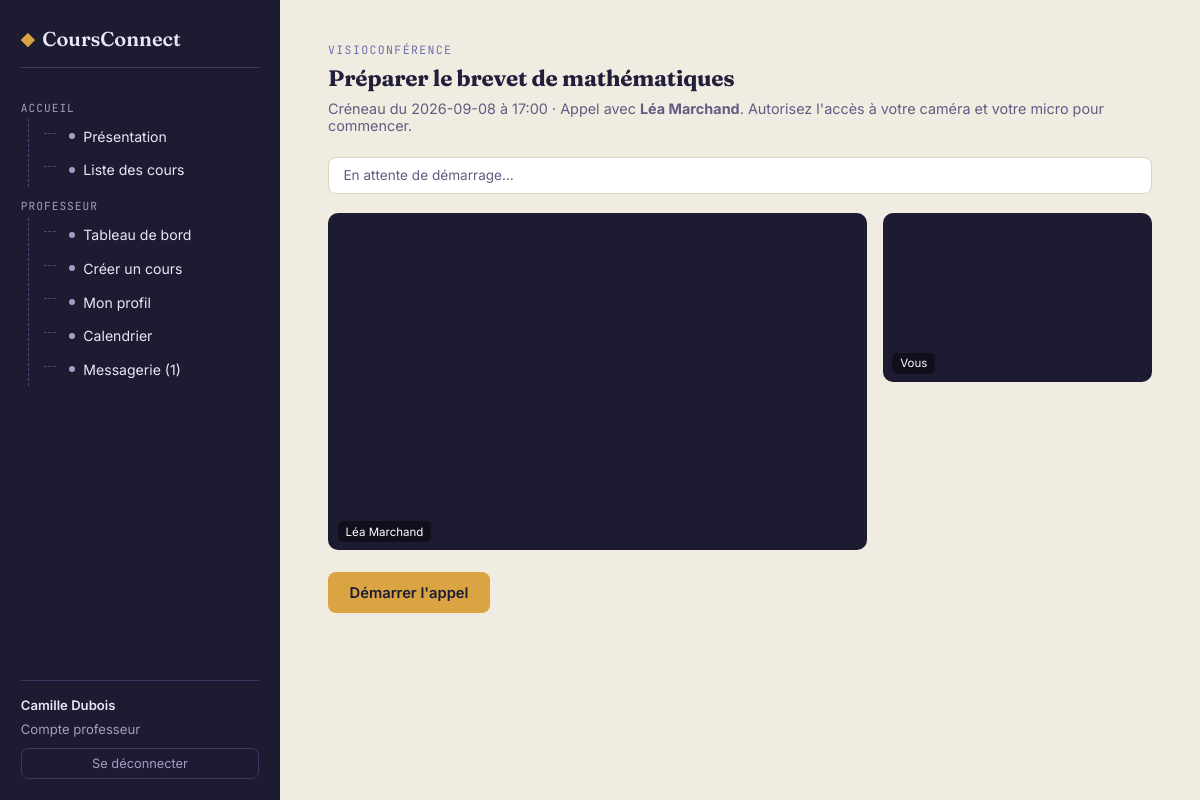
Page /cours/1/slots/1/visio (signed in) on the committed database.
### tables this page shows
CREATE TABLE users(
            id INTEGER PRIMARY KEY AUTOINCREMENT,
            name TEXT NOT NULL,
            email TEXT UNIQUE NOT NULL,
            password_hash TEXT NOT NULL,
            role TEXT NOT NULL CHECK(role IN ('admin', 'prof', 'etudiant')),
            bio TEXT,
            photo TEXT
        );

CREATE TABLE courses(
            id INTEGER PRIMARY KEY AUTOINCREMENT,
            title TEXT NOT NULL,
            subject TEXT NOT NULL,
            level TEXT NOT NULL,
            description TEXT NOT NULL,
            teacher_id INTEGER NOT NULL REFERENCES users(id) ON DELETE CASCADE
        );

CREATE TABLE slots(
            id INTEGER PRIMARY KEY AUTOINCREMENT,
            course_id INTEGER NOT NULL REFERENCES courses(id) ON DELETE CASCADE,
            slot_date TEXT NOT NULL,
            slot_time TEXT NOT NULL,
            duration_minutes INTEGER NOT NULL,
            reserved_by INTEGER REFERENCES users(id) ON DELETE SET NULL,
            student_notes TEXT
        );

### app.py (the view)
@app.route("/cours/<int:course_id>/slots/<int:slot_id>/visio")
@login_required()
def visio(course_id, slot_id):
    user = current_user()
    if user["role"] not in ("prof", "etudiant"):
        flash("La visioconférence est réservée aux professeurs et aux élèves.", "error")
        return redirect(dashboard_url_for(user["role"]))
    course, slot, partner_id = get_course_and_partner(course_id, slot_id, user)
    if not course or not slot:
        flash("Vous n'avez pas accès à la visioconférence de ce créneau.", "error")
        return redirect(dashboard_url_for(user["role"]))
    if not partner_id:
        flash("Ce créneau doit d'abord être réservé par un élève pour démarrer la visioconférence.", "error")
        return redirect(dashboard_url_for(user["role"]))
    partner = get_db().execute("SELECT * FROM users WHERE id = ?", (partner_id,)).fetchone()
    return render_template("visio.html", course=course, slot=slot, partner=partner)

### app.py (called while the page is built, shortened)
def get_db():
    if "db" not in g:
        g.db = sqlite3.connect(DB_PATH)
        g.db.row_factory = sqlite3.Row
        g.db.execute("PRAGMA foreign_keys = ON")
    return g.db

def current_user():
    user_id = session.get("user_id")
    if not user_id:
        return None
    return get_db().execute("SELECT * FROM users WHERE id = ?", (user_id,)).fetchone()

@app.context_processor
def inject_current_user():
    return {"current_user": current_user()}

def login_required(role=None):
    def decorator(view):
        @wraps(view)
        def wrapped(*args, **kwargs):
            user = current_user()
            return view(*args, **kwargs)
        return wrapped
    return decorator

@app.context_processor
def inject_unread_total():
    user = current_user()
    if user and user["role"] in ("prof", "etudiant"):
        total = get_db().execute(
            "SELECT COUNT(*) FROM messages WHERE recipient_id = ? AND read_at IS NULL",
            (user["id"],),
        ).fetchone()[0]
        return {"unread_messages_total": total}
    return {"unread_messages_total": 0}

def get_course_and_partner(course_id, slot_id, user):
    db = get_db()
    course = db.execute("SELECT * FROM courses WHERE id = ?", (course_id,)).fetchone()
    if not course:
        return None, None, None
    slot = db.execute(
        "SELECT * FROM slots WHERE id = ? AND course_id = ?", (slot_id, course_id)
    ).fetchone()
    if not slot:
        return None, None, None
    if user["role"] == "prof" and course["teacher_id"] == user["id"]:
        return course, slot, slot["reserved_by"]
    if user["role"] == "etudiant" and slot["reserved_by"] == user["id"]:
        return course, slot, course["teacher_id"]
    return None, None, None

### templates/visio.html (shortened to what this page needs)
{% extends "base.html" %}
{% block content %}
  <span class="eyebrow">Visioconférence</span>
  <div class="row-between" style="margin-bottom:0.6rem;">
    <h2 style="font-size:1.4rem;margin:0;">{{ course['title'] }}</h2>
  </div>
  <p style="color:var(--text-muted);font-size:0.9rem;margin:0 0 1.4rem;">
    Créneau du {{ slot['slot_date'] }} à {{ slot['slot_time'] }} · Appel avec <strong>{{ partner['name'] }}</strong>. Autorisez l'accès à votre caméra et votre micro pour commencer.
  </p>
  <div class="visio-status" id="visioStatus">En attente de démarrage…</div>
  <div class="visio-grid">
    <div class="visio-video-wrap">
      <video id="remoteVideo" autoplay playsinline></video>
      <span class="visio-video-label">{{ partner['name'] }}</span>
    </div>
    <div class="visio-video-wrap visio-video-wrap-local">
      <video id="localVideo" autoplay playsinline muted></video>
      <span class="visio-video-label">Vous</span>
    </div>
  </div>
  <div class="visio-controls">
    <button class="btn btn-gold" id="startBtn">Démarrer l'appel</button>
  </div>
{% endblock %}

### templates/base.html (shortened to what this page needs)
<!DOCTYPE html>
<html lang="fr">
<head>
<link rel="stylesheet" href="{{ url_for('static', filename='style.css') }}">
</head>
<body>
<div class="app-shell">
<aside class="sidebar" id="sidebar">
<div class="brand"><span class="brand-mark">◆</span>CoursConnect</div>
<ul class="tree">
<li>
<span class="tree-group">Accueil</span>
<ul>
<li><a class="tree-link {{ 'active' if request.endpoint=='presentation' else '' }}" href="{{ url_for('presentation') }}"><span class="dot"></span>Présentation</a></li>
<li><a class="tree-link {{ 'active' if request.endpoint=='cours' else '' }}" href="{{ url_for('cours') }}"><span class="dot"></span>Liste des cours</a></li>
</ul>
</li>
{% if current_user and current_user['role'] == 'prof' %}
<li>
<span class="tree-group">Professeur</span>
<ul>
<li><a class="tree-link {{ 'active' if request.endpoint=='prof_dashboard' else '' }}" href="{{ url_for('prof_dashboard') }}"><span class="dot"></span>Tableau de bord</a></li>
<li><a class="tree-link {{ 'active' if request.endpoint=='prof_creer' else '' }}" href="{{ url_for('prof_creer') }}"><span class="dot"></span>Créer un cours</a></li>
<li><a class="tree-link {{ 'active' if request.endpoint=='prof_profil' else '' }}" href="{{ url_for('prof_profil') }}"><span class="dot"></span>Mon profil</a></li>
<li><a class="tree-link {{ 'active' if request.endpoint=='prof_calendrier' else '' }}" href="{{ url_for('prof_calendrier') }}"><span class="dot"></span>Calendrier</a></li>
<li><a class="tree-link {{ 'active' if request.endpoint in ['messagerie','messagerie_conversation'] else '' }}" href="{{ url_for('messagerie') }}"><span class="dot"></span>Messagerie{% if unread_messages_total %} ({{ unread_messages_total }}){% endif %}</a></li>
</ul>
</li>
{% endif %}
</ul>
<div class="session-box">
{% if current_user %}
<span class="who">{{ current_user['name'] }}</span>
<span style="display:block;margin-bottom:0.7rem;">{{ 'Compte professeur' if current_user['role']=='prof' else ('Compte étudiant' if current_user['role']=='etudiant' else 'Compte administrateur') }}</span>
<a class="btn-ghost-light" href="{{ url_for('deconnexion') }}">Se déconnecter</a>
{% else %}
<span style="display:block;margin-bottom:0.7rem;">Non connecté(e)</span>
<a class="btn-ghost-light" href="{{ url_for('connexion') }}">Se connecter</a>
{% endif %}
</div>
</aside>
<main class="content">
{% block content %}{% endblock %}
</main>
</div>
</body>
</html>

### static/style.css (style rules this page uses)
:root { --ink:#1D1B31; --ink-soft:#2C2A4C; --ink-softer:#3A3763; --paper:#F1ECE1; --card:#FFFFFF; --text-dark:#221F3B; --text-muted:#615C82; --text-light:#EAE6F5; --text-light-muted:#A29DC4; --gold:#D9A441; --gold-dark:#B8842F; --sage:#5F8D6B; --sage-dark:#487056; --indigo-accent:#6C6FA8; --border:#DFD3C0; --tree-line:#4B4776; --danger:#B5533D; --radius:10px; --shadow: 0 4px 16px rgba(29,27,49,0.08); }
* { box-sizing:border-box; }
html,body { margin:0;padding:0; }
body { font-family:'Inter',sans-serif; background:var(--paper); color:var(--text-dark); -webkit-font-smoothing:antialiased; }
h1,h2,h3,.display { font-family:'Fraunces',serif; color:var(--text-dark); letter-spacing:-0.01em; line-height:1.1; }
a { color:inherit;text-decoration:none; }
button { font-family:inherit;cursor:pointer; }
.app-shell { display:flex;min-height:100vh; }
.sidebar { width:280px; flex-shrink:0; background:var(--ink); color:var(--text-light); padding:1.6rem 1.3rem 1.3rem; position:sticky; top:0; height:100vh; overflow-y:auto; display:flex; flex-direction:column; gap:1.4rem; }
.brand { font-family:'Fraunces',serif; font-weight:600; font-size:1.25rem; display:flex; align-items:center; gap:0.5rem; padding-bottom:1rem; border-bottom:1px solid var(--ink-softer); }
.brand-mark { color:var(--gold);font-size:1.1rem; }
.content { flex:1;min-width:0;padding:2.6rem 3rem 4rem; }
.tree, .tree ul { list-style:none;margin:0;padding-left:0.95rem;position:relative; }
.tree { padding-left:0; }
.tree ul { border-left:1px dashed var(--tree-line);margin-left:0.42rem; }
.tree li { position:relative;padding:0.12rem 0 0.12rem 1.05rem; }
.tree > li { padding-left:0; }
.tree ul li::before { content:""; position:absolute; left:0; top:0.82rem; width:0.75rem; height:1px; border-top:1px dashed var(--tree-line); }
.tree-group { display:block; font-size:0.7rem; text-transform:uppercase; letter-spacing:0.09em; color:var(--text-light-muted); font-family:'JetBrains Mono',monospace; padding:0.55rem 0 0.3rem; }
.tree-link { display:flex; align-items:center; gap:0.5rem; width:100%; background:none; border:none; color:var(--text-light); font-size:0.88rem; padding:0.4rem 0.55rem; border-radius:7px; text-align:left; transition:background .15s ease, color .15s ease; }
.tree-link .dot { width:6px;height:6px;border-radius:50%; background:var(--text-light-muted); flex-shrink:0; transition:background .15s ease, box-shadow .15s ease; }
.session-box { margin-top:auto; padding-top:1rem; border-top:1px solid var(--ink-softer); font-size:0.82rem; color:var(--text-light-muted); }
.session-box .who { color:var(--text-light);font-weight:600;display:block;margin-bottom:0.5rem; }
.btn-ghost-light { display:block; width:100%; background:transparent; border:1px solid var(--ink-softer); color:var(--text-light-muted); padding:0.45rem; border-radius:7px; font-size:0.8rem; text-align:center; transition:border-color .15s ease, color .15s ease; }
.eyebrow { font-family:'JetBrains Mono',monospace; font-size:0.72rem; letter-spacing:0.12em; text-transform:uppercase; color:var(--indigo-accent); margin-bottom:0.6rem; display:block; }
.btn { display:inline-flex; align-items:center; gap:0.45rem; padding:0.72rem 1.35rem; border-radius:8px; border:none; font-weight:600; font-size:0.92rem; transition:transform .12s ease, box-shadow .12s ease, background .15s ease; }
.btn-gold { background:var(--gold);color:var(--ink); }
.row-between { display:flex;justify-content:space-between;align-items:center;gap:1rem;flex-wrap:wrap; }
.visio-status { font-size:0.85rem; color:var(--text-muted); background:var(--card); border:1px solid var(--border); border-radius:8px; padding:0.6rem 0.9rem; margin-bottom:1.2rem; }
.visio-grid { display:grid; grid-template-columns:2fr 1fr; gap:1rem; margin-bottom:1.4rem; }
.visio-video-wrap { position:relative; background:var(--ink); border-radius:var(--radius); overflow:hidden; aspect-ratio:16/10; }
.visio-video-wrap video { width:100%;height:100%;object-fit:cover;display:block; }
.visio-video-label { position:absolute; bottom:0.5rem;left:0.6rem; background:rgba(0,0,0,0.45); color:#fff; font-size:0.72rem; padding:0.2rem 0.5rem; border-radius:5px; }
.visio-controls { display:flex;gap:0.7rem;flex-wrap:wrap; }

### rows in the picture
users: name "Camille Dubois", role "Compte professeur"
courses: title "Préparer le brevet de mathématiques"
slots: slot_date "2026-09-08", slot_time "17:00"
users: name "Léa Marchand"

### other values in the picture
{{ unread_messages_total }} "1"
